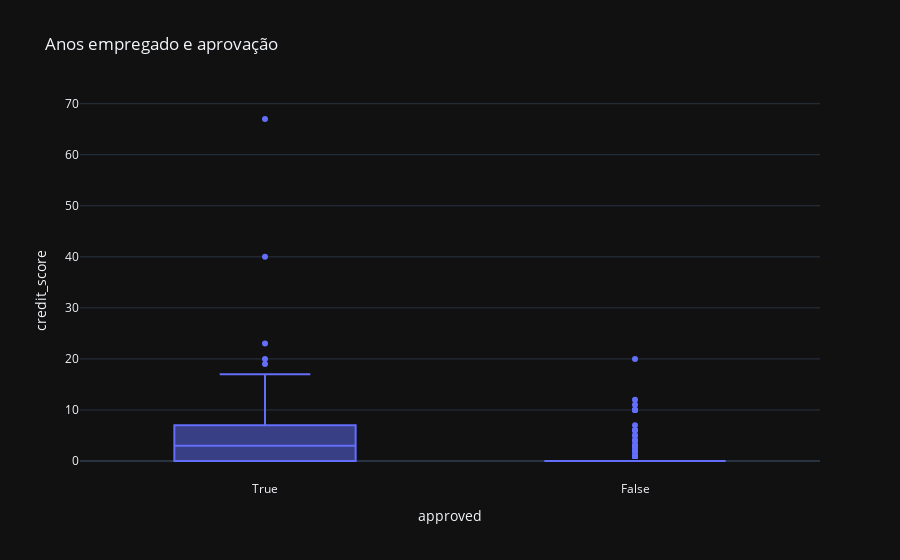

Notebook code cell kept with this figure:
### Code cell
fig = px.box(df, x='approved', y='credit_score', title='Anos empregado e aprovação')
fig.show()

### Figure 1 — Plotly figure (JSON) as saved in the notebook; plotly's stock layout.template omitted (floating-point values rounded to 4 significant figures; data arrays with more than 128 entries replaced by an {"elided": "..."} marker saying what was removed)
{"data": [{"alignmentgroup": "True", "hovertemplate": "approved=%{x}<br>credit_score=%{y}<extra></extra>", "legendgroup": "", "marker": {"color": "#636efa"}, "name": "", "notched": false, "offsetgroup": "", "orientation": "v", "showlegend": false, "x": {"elided": "662 str values"}, "x0": " ", "xaxis": "x", "y": {"elided": "662 int values"}, "y0": " ", "yaxis": "y", "type": "box"}], "layout": {"xaxis": {"anchor": "y", "domain": [0.0, 1.0], "title": {"text": "approved"}}, "yaxis": {"anchor": "x", "domain": [0.0, 1.0], "title": {"text": "credit_score"}}, "legend": {"tracegroupgap": 0}, "title": {"text": "Anos empregado e aprovação"}, "boxmode": "group"}}
